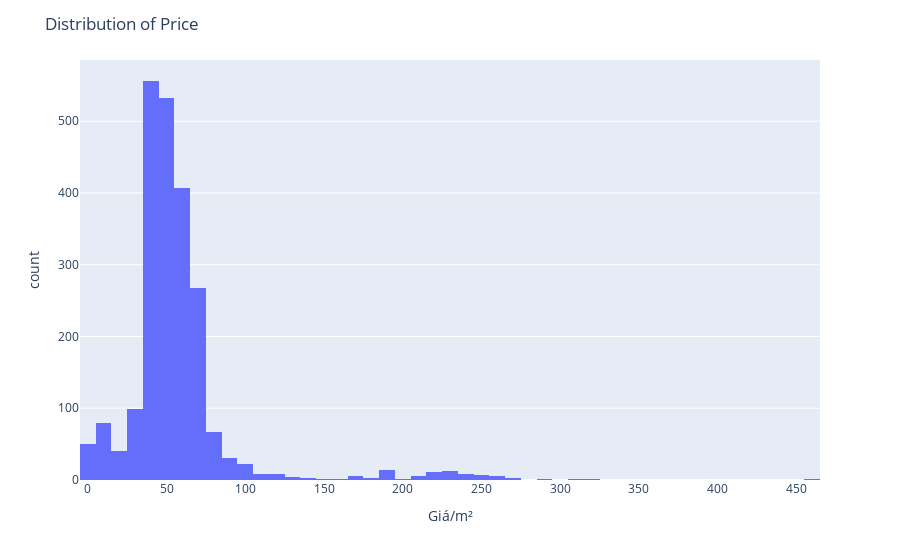

The notebook cell saved with this chart:
### Markdown cell above
Phân bố của giá

### Code cell
fig = px.histogram(df, x='Giá/m²', nbins=60, template="plotly")
fig.update_layout(title="Distribution of Price")
fig.show()

### Figure 1 — Plotly figure (JSON) as saved in the notebook; plotly's stock layout.template omitted (floating-point values rounded to 4 significant figures; data arrays with more than 128 entries replaced by an {"elided": "..."} marker saying what was removed)
{"data": [{"alignmentgroup": "True", "bingroup": "x", "hovertemplate": "Giá/m²=%{x}<br>count=%{y}<extra></extra>", "legendgroup": "", "marker": {"color": "#636efa", "pattern": {"shape": ""}}, "name": "", "nbinsx": 60, "offsetgroup": "", "orientation": "v", "showlegend": false, "type": "histogram", "x": {"elided": "2263 float values"}, "xaxis": "x", "yaxis": "y"}], "layout": {"barmode": "relative", "legend": {"tracegroupgap": 0}, "margin": {"t": 60}, "title": {"text": "Distribution of Price"}, "xaxis": {"anchor": "y", "domain": [0, 1], "title": {"text": "Giá/m²"}}, "yaxis": {"anchor": "x", "domain": [0, 1], "title": {"text": "count"}}}}
